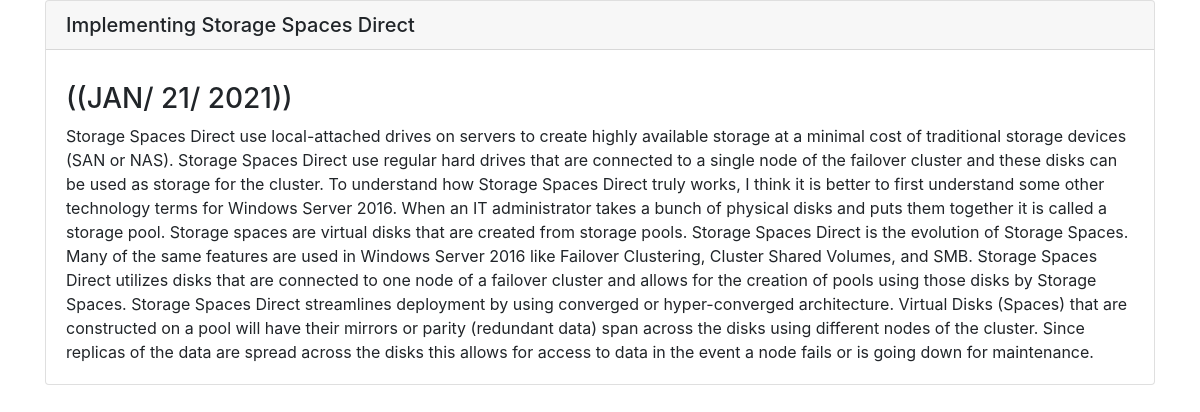
/blog/5/, run on the app's committed database.
### blog/models.py (models this page shows, shortened)
class Blog(models.Model):
    title = models.CharField(max_length=100)
    date_time = models.DateTimeField()
    text = models.TextField()

### blog/views.py (the view)
# urls.py: path('<int:blog_id>/', views.detail, name='detail'),
def detail(request, blog_id):
    blog = get_object_or_404(Blog, pk=blog_id)
    return render(request, 'blog/detail.html', {'id': blog})

### blog/templates/blog/detail.html (shortened to what this page needs)
<!DOCTYPE html>
<html lang="en">
<head>
    <link rel="stylesheet" href="https://maxcdn.bootstrapcdn.com/bootstrap/4.0.0/css/bootstrap.min.css"
>
</head>
<body>
    <div class="container">
        <div class="card">
            <h5 class="card-header">
                {{ id.title }}
            </h5>
            <div class="card-body">
                <h5 class="card-title">
                    <h3>(({{ id.date_time|date:'M/ d/ Y'|upper }}))</h3>
                </h5>
                <p class="card-text">{{ id.text|safe }}</p>
            </div>
        </div>
    </div>
</body>
</html>

### data on the page
Blog: title "Implementing Storage Spaces Direct", date_time "JAN/ 21/ 2021", text "Storage Spaces Direct use local-attached drives on servers to create highly available storage at a minimal cost of traditional storage devices (SAN or NAS). Storage Spaces Direct use regular hard drives that are connected to a single node of the failover cluster and these disks can be used as storage for the cluster. To understand how Storage Spaces Direct truly works, I think it is better to first understand some other technology terms for Windows Server 2016. When an IT administrator takes a bunch of physical disks and puts them together it is called a storage pool. Storage spaces are virtual disks that are created from storage pools. Storage Spaces Direct is the evolution of Storage…"
